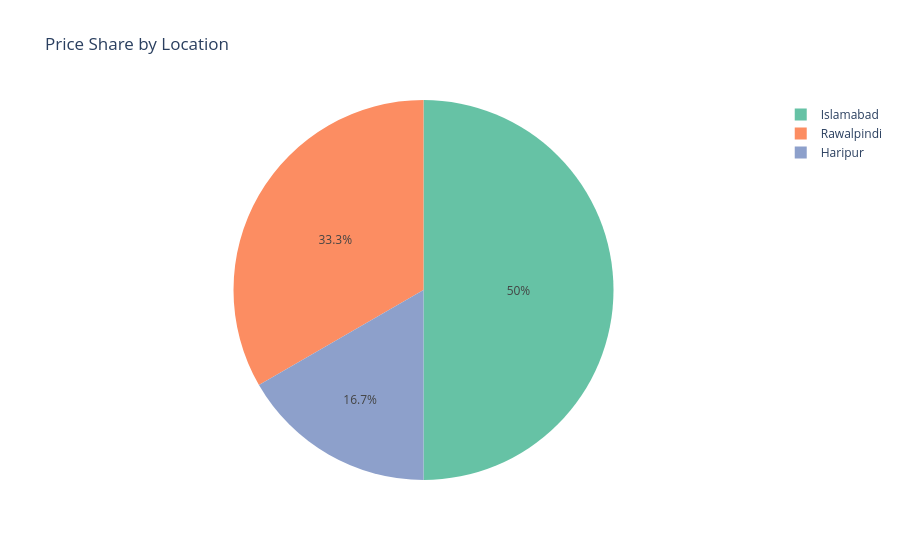

Write notebook code for a chart like this one.
### Code cell
# === 8. Pie Chart ===
fig = px.pie(df, names='Location', values='Price', title='Price Share by Location',
             hole=0.0, color_discrete_sequence=px.colors.qualitative.Set2)
fig.show()

### Figure 1 — Plotly figure (JSON) as saved in the notebook; plotly's stock layout.template omitted (floating-point values rounded to 4 significant figures)
{"data": [{"domain": {"x": [0, 1], "y": [0, 1]}, "hole": 0, "hovertemplate": "Location=%{label}<br>Price=%{value}<extra></extra>", "labels": ["Haripur", "Haripur", "Haripur", "Haripur", "Haripur", "Haripur", "Haripur", "Haripur", "Haripur", "Haripur", "Haripur", "Haripur", "Haripur", "Haripur", "Haripur", "Haripur", "Haripur", "Haripur", "Rawalpindi", "Rawalpindi", "Rawalpindi", "Rawalpindi", "Rawalpindi", "Rawalpindi", "Rawalpindi", "Rawalpindi", "Rawalpindi", "Rawalpindi", "Rawalpindi", "Rawalpindi", "Rawalpindi", "Rawalpindi", "Rawalpindi", "Rawalpindi", "Rawalpindi", "Rawalpindi", "Islamabad", "Islamabad", "Islamabad", "Islamabad", "Islamabad", "Islamabad", "Islamabad", "Islamabad", "Islamabad", "Islamabad", "Islamabad", "Islamabad", "Islamabad", "Islamabad", "Islamabad", "Islamabad", "Islamabad", "Islamabad"], "legendgroup": "", "name": "", "showlegend": true, "type": "pie", "values": [500000, 750000, 1000000, 1500000, 1500000, 2250000, 550000, 825000, 1100000, 1650000, 1650000, 2475000, 600000, 900000, 1200000, 1800000, 1800000, 2700000, 1000000, 1500000, 2000000, 3000000, 3000000, 4500000, 1100000, 1650000, 2200000, 3300000, 3300000, 4950000, 1200000, 1800000, 2400000, 3600000, 3600000, 5400000, 1500000, 2250000, 3000000, 4500000, 4500000, 6750000, 1650000, 2475000, 3300000, 4950000, 4950000, 7425000, 1800000, 2700000, 3600000, 5400000, 5400000, 8100000]}], "layout": {"legend": {"tracegroupgap": 0}, "piecolorway": ["rgb(102,194,165)", "rgb(252,141,98)", "rgb(141,160,203)", "rgb(231,138,195)", "rgb(166,216,84)", "rgb(255,217,47)", "rgb(229,196,148)", "rgb(179,179,179)"], "title": {"text": "Price Share by Location"}}}
